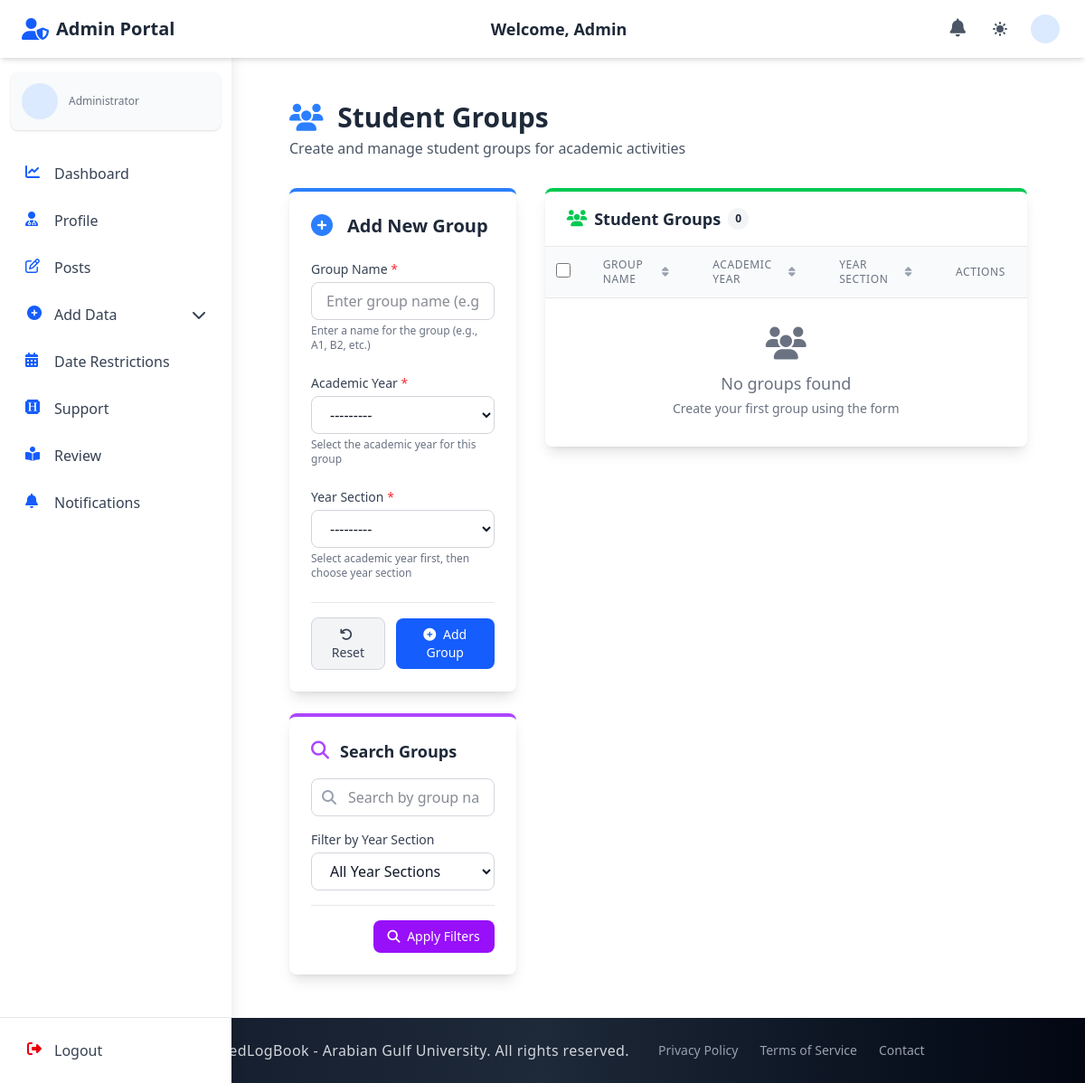
/admin_section/add_group/, run on an earlier commit of the app's database.
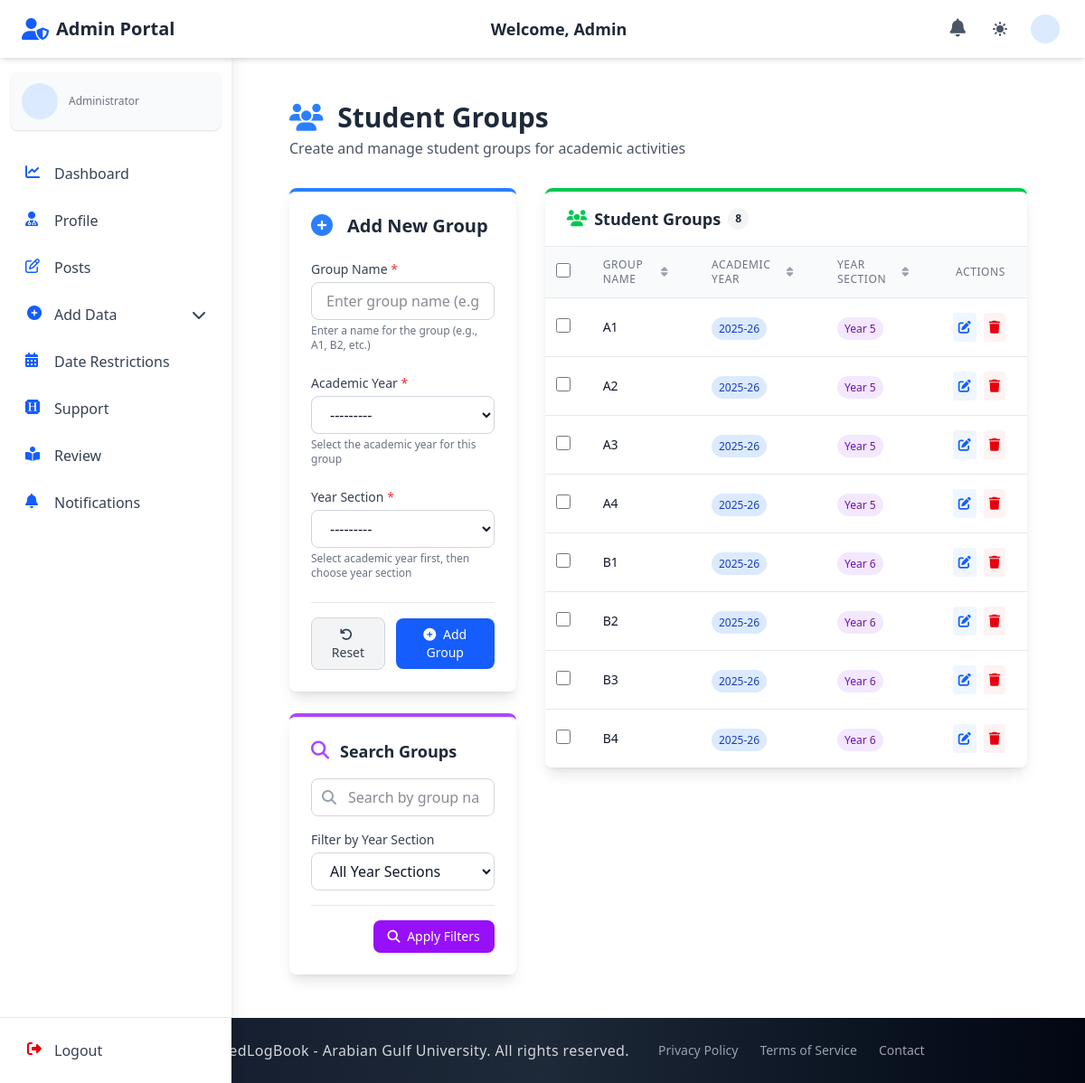
And on a later commit of the database.
### admin_section/models.py (models this page shows, shortened)
class Group(models.Model):
    group_name = models.CharField(max_length=50)
    log_year = models.ForeignKey(LogYear, on_delete=models.CASCADE, related_name="groups_log_year")
    log_year_section = models.ForeignKey(
        LogYearSection,
        on_delete=models.SET_NULL,
        null=True,
        blank=True,
        related_name="groups_log_year_section",
    )

class LogYear(models.Model):
    year_name = models.CharField(max_length=20, unique=True)
    def __str__(self):
        return self.year_name

class LogYearSection(models.Model):
    year_section_name = models.CharField(max_length=20)
    year_name = models.ForeignKey(LogYear, on_delete=models.CASCADE, related_name="log_year_sections")
    is_deleted = models.BooleanField(default=False)
    def __str__(self):
        return self.year_section_name

### admin_section/views_file/add_group.py (the view)
# urls.py: path("add_group/", add_group, name="add_group"),
def add_group(request):
    if request.method == 'POST':
        if 'delete_ids' in request.POST:
            delete_ids_str = request.POST.get('delete_ids', '')
            if delete_ids_str:
                delete_ids = delete_ids_str.split(',')
                deleted_count = 0
                for group_id in delete_ids:
                    try:
                        group = Group.objects.get(id=group_id)
                        group.delete()
                        deleted_count += 1
                    except Group.DoesNotExist:
                        pass
                if deleted_count > 0:
                    messages.success(request, f'{deleted_count} groups deleted successfully!')
                return redirect('admin_section:add_group')
        form = GroupForm(request.POST)
        if form.is_valid():
            form.save()
            messages.success(request, 'Group added successfully!')
            return redirect('admin_section:add_group')
    else:
        form = GroupForm()
    year_section_id = request.GET.get('year_section')
    search_query = request.GET.get('q', '').strip()
    year_sections = LogYearSection.objects.filter(is_deleted=False).order_by('year_name__year_name', 'year_section_name')
    groups = Group.objects.all()
    if year_section_id:
        groups = groups.filter(log_year_section_id=year_section_id)
    if search_query:
        groups = groups.filter(
            Q(group_name__icontains=search_query) |
            Q(log_year__year_name__icontains=search_query) |
            Q(log_year_section__year_section_name__icontains=search_query)
        )
    groups = groups.order_by('log_year_section__year_section_name', 'group_name')
    paginator = Paginator(groups, 10)  # Show 10 groups per page
    page_number = request.GET.get('page')
    page_obj = paginator.get_page(page_number)
    context = {
        'form': form,
        'groups': page_obj,
        'year_sections': year_sections,
        'selected_year_section': year_section_id,
        'search_query': search_query,
    }
    return render(request, "admin_section/add_group.html", context)

### admin_section/forms.py (shortened to what this page needs)
class GroupForm(forms.ModelForm):
    class Meta:
        model = Group
        fields = ['group_name', 'log_year', 'log_year_section']
        widgets = {
            'group_name': forms.TextInput(attrs={
                'class': 'w-full px-4 py-2 rounded-lg border border-gray-300 focus:outline-none focus:ring-2 focus:ring-blue-500 dark:bg-gray-700 dark:border-gray-600 dark:text-white',
                'placeholder': 'Enter group name (e.g., Group A)'
            }),
            'log_year': forms.Select(attrs={
                'class': 'w-full px-4 py-2 rounded-lg border border-gray-300 focus:outline-none focus:ring-2 focus:ring-blue-500 dark:bg-gray-700 dark:border-gray-600 dark:text-white',
            }),
            'log_year_section': forms.Select(attrs={
                'class': 'w-full px-4 py-2 rounded-lg border border-gray-300 focus:outline-none focus:ring-2 focus:ring-blue-500 dark:bg-gray-700 dark:border-gray-600 dark:text-white',
            })
        }

### doctor_section/context_processors.py (called while the page is built, shortened)
def notification_count(request):
    return {'unread_notifications_count': 0}

### elogbookagu/context_processors.py (called while the page is built, shortened)
def user_data(request):
    context = {}
    return context

### admin_section/templates/admin_section/add_group.html (shortened to what the changed rows need)
{% extends 'base.html' %}
{% block navbar %}
{% include 'components/admin_auth_navbar.html' %}
{% endblock %}
{% block content %}
  <div class="container mx-auto px-4 sm:px-6 lg:px-8 py-8 sm:py-10 lg:py-12">
    <div class="flex flex-col md:flex-row justify-between items-start md:items-center mb-8 gap-4">
      <div>
        <h1 class="text-2xl sm:text-3xl font-bold text-gray-800 dark:text-gray-100">
          <i class="fas fa-users text-blue-500 mr-2"></i> {% if is_edit %}Edit Group: {{ group.group_name }}{% else %}Student Groups{% endif %}
        </h1>
      </div>
    </div>
    <div class="grid grid-cols-1 lg:grid-cols-3 gap-8">
      <div class="lg:col-span-1">
        <div class="bg-white dark:bg-gray-800 shadow-lg rounded-lg overflow-hidden border-t-4 {% if is_edit %}border-yellow-500{% else %}border-blue-500{% endif %}">
          <div class="p-6">
            <div class="flex items-center mb-6">
              <h2 class="text-xl font-semibold text-gray-800 dark:text-gray-100">
                {{ is_edit|yesno:'Edit Existing,Add New' }} Group
              </h2>
            </div>
          </div>
        </div>
      </div>
      <div class="lg:col-span-2">
        <div class="bg-white dark:bg-gray-800 shadow-lg rounded-lg overflow-hidden border-t-4 border-green-500">
          <div class="px-6 py-4 border-b border-gray-200 dark:border-gray-700 flex flex-col sm:flex-row justify-between items-start sm:items-center gap-4">
            <div class="flex items-center">
              <h3 class="text-lg font-semibold text-gray-800 dark:text-gray-100 flex items-center">
                <i class="fas fa-users text-green-500 mr-2"></i> Student Groups
                <span class="ml-2 px-2 py-1 text-xs rounded-full bg-gray-100 text-gray-800 dark:bg-gray-700 dark:text-gray-200">{{ groups.paginator.count }}</span>
              </h3>
            </div>
          </div>
          <div class="overflow-x-auto">
            <table id="groups-table" class="min-w-full divide-y divide-gray-200 dark:divide-gray-700">
              <thead class="bg-gray-50 dark:bg-gray-700">
                <tr>
                  <th scope="col" class="px-3 py-3 text-center">
                    <input type="checkbox" id="select-all-checkbox" class="h-4 w-4 text-blue-600 focus:ring-blue-500 border-gray-300 rounded cursor-pointer">
                  </th>
                  <th scope="col" class="px-6 py-3 text-left text-xs font-medium text-gray-500 dark:text-gray-300 uppercase tracking-wider">
                    <div class="flex items-center">
                      <span>Group Name</span>
                      <i class="fas fa-sort ml-1 text-gray-400"></i>
                    </div>
                  </th>
                  <th scope="col" class="px-6 py-3 text-left text-xs font-medium text-gray-500 dark:text-gray-300 uppercase tracking-wider">
                    <div class="flex items-center">
                      <span>Academic Year</span>
                      <i class="fas fa-sort ml-1 text-gray-400"></i>
                    </div>
                  </th>
                  <th scope="col" class="px-6 py-3 text-left text-xs font-medium text-gray-500 dark:text-gray-300 uppercase tracking-wider">
                    <div class="flex items-center">
                      <span>Year Section</span>
                      <i class="fas fa-sort ml-1 text-gray-400"></i>
                    </div>
                  </th>
                  <th scope="col" class="px-6 py-3 text-right text-xs font-medium text-gray-500 dark:text-gray-300 uppercase tracking-wider">Actions</th>
                </tr>
              </thead>
              <tbody class="bg-white dark:bg-gray-800 divide-y divide-gray-200 dark:divide-gray-700">
                {% for group in groups %}
                  <tr class="hover:bg-gray-50 dark:hover:bg-gray-700 transition-colors duration-150">
                    <td class="px-3 py-4 whitespace-nowrap text-center">
                      <input type="checkbox" class="group-checkbox h-4 w-4 text-blue-600 focus:ring-blue-500 border-gray-300 rounded cursor-pointer" data-id="{{ group.id }}">
                    </td>
                    <td class="px-6 py-4 whitespace-nowrap">
                      <div class="text-sm font-medium text-gray-900 dark:text-white">{{ group.group_name }}</div>
                    </td>
                    <td class="px-6 py-4 whitespace-nowrap">
                      <span class="px-2 py-1 text-xs rounded-full bg-blue-100 text-blue-800 dark:bg-blue-900 dark:text-blue-200">
                        {{ group.log_year.year_name }}
                      </span>
                    </td>
                    <td class="px-6 py-4 whitespace-nowrap">
                      <span class="px-2 py-1 text-xs rounded-full bg-purple-100 text-purple-800 dark:bg-purple-900 dark:text-purple-200">
                        {{ group.log_year_section.year_section_name }}
                      </span>
                    </td>
                    <td class="px-6 py-4 whitespace-nowrap text-right text-sm font-medium">
                      <div class="flex justify-end space-x-2">
                        <a href="{% url 'admin_section:edit_group' group.id %}"
                           class="p-1.5 bg-blue-50 text-blue-600 rounded hover:bg-blue-100 dark:bg-blue-900/30 dark:text-blue-400 dark:hover:bg-blue-900/50 transition-colors duration-200"
                           title="Edit Group">
                          <i class="fas fa-edit"></i>
                        </a>
                        <button type="button"
                                class="delete-btn p-1.5 bg-red-50 text-red-600 rounded hover:bg-red-100 dark:bg-red-900/30 dark:text-red-400 dark:hover:bg-red-900/50 transition-colors duration-200"
                                data-id="{{ group.id }}"
                                data-name="{{ group.group_name }}"
                                title="Delete Group">
                          <i class="fas fa-trash"></i>
                        </button>
                      </div>
                    </td>
                  </tr>
                {% empty %}
                  <tr>
                    <td colspan="5" class="px-6 py-8 text-center">
                      <div class="flex flex-col items-center justify-center text-gray-500 dark:text-gray-400">
                        <i class="fas fa-users text-4xl mb-3"></i>
                        <p class="text-lg font-medium">No groups found</p>
                        {% if search_query or selected_year_section %}
                          <p class="text-sm mt-1">Try clearing your search filters</p>
                          <a href="{% url 'admin_section:add_group' %}" class="mt-3 px-4 py-2 text-sm font-medium text-blue-600 bg-blue-50 rounded-lg hover:bg-blue-100 dark:bg-blue-900/20 dark:text-blue-400 dark:hover:bg-blue-900/30 transition-colors duration-200">
                            <i class="fas fa-times mr-1"></i> Clear All Filters
                          </a>
                        {% else %}
                          <p class="text-sm mt-1">Create your first group using the form</p>
                        {% endif %}
                      </div>
                    </td>
                  </tr>
                {% endfor %}
              </tbody>
            </table>
          </div>
        </div>
      </div>
    </div>
  </div>
{% endblock %}

What changed in the data, as far as the page shows it:
added Group: group_name "A1", log_year.year_name "2025-26", log_year_section.year_section_name "Year 5"
added Group: group_name "A2", log_year.year_name "2025-26", log_year_section.year_section_name "Year 5"
added Group: group_name "A3", log_year.year_name "2025-26", log_year_section.year_section_name "Year 5"
added Group: group_name "A4", log_year.year_name "2025-26", log_year_section.year_section_name "Year 5"
added Group: group_name "B1", log_year.year_name "2025-26", log_year_section.year_section_name "Year 6"
added Group: group_name "B2", log_year.year_name "2025-26", log_year_section.year_section_name "Year 6"
added Group: group_name "B3", log_year.year_name "2025-26", log_year_section.year_section_name "Year 6"
added Group: group_name "B4", log_year.year_name "2025-26", log_year_section.year_section_name "Year 6"
Also different on the page:
{{ groups.paginator.count }}: "0" → "8"
text no longer shown: "No groups found Create your first group using the form"
